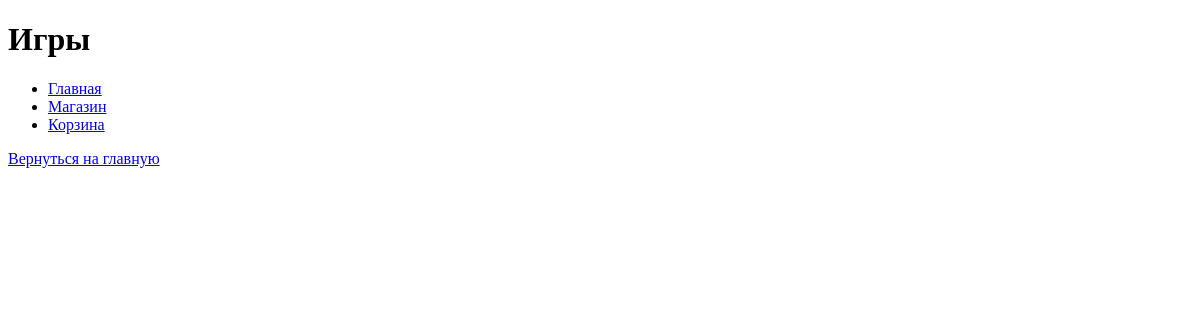
The page /games/ on the database as committed earlier.
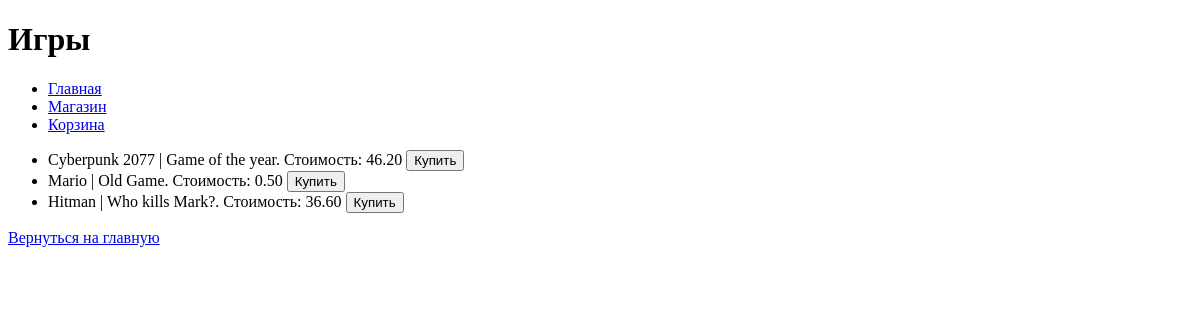
The same page on the database as committed later.
### task1/models.py (models this page shows, shortened)
class Game(models.Model):
    title = models.CharField(max_length=200)
    cost = models.DecimalField(max_digits=10, decimal_places=2)
    size = models.DecimalField(max_digits=10, decimal_places=2)
    description = models.TextField()
    age_limited = models.BooleanField(default=False)
    buyers = models.ManyToManyField(Buyer)

### task1/views.py (the view)
# urls.py: path('games/', views.shop_page, name='shop_page'),
def shop_page(request):
    games = Game.objects.all()
    return render(request, 'fourth_task/games.html', {'games': games})

### templates/fourth_task/games.html
{% extends 'fourth_task/menu.html' %}
{% block pagename %}
Игры
{% endblock %}
{% block content %}
<ul>
    {% for game in games %}
    <li>{{ game.title }} | {{ game.description }}. Стоимость: {{ game.cost }} <button>Купить</button></li>
    {% endfor %}
</ul>
<a href="{% url 'main_page' %}">Вернуться на главную</a>
{% endblock %}

### templates/fourth_task/menu.html (shortened to what this page needs)
<!DOCTYPE html>
<html lang="en">
<head>
</head>
<body>
    <h1>{% block pagename %}{% endblock %}</h1>
    <ul>
        {% block menu %}
        <li><a href="{% url 'main_page' %}">Главная</a></li>
        <li><a href="{% url 'shop_page' %}">Магазин</a></li>
        <li><a href="{% url 'cart_page' %}">Корзина</a></li>
        {% endblock %}
    </ul>
    <div>
        {% block content %}{% endblock %}
    </div>
</body>
</html>

Rows that differ between the two databases and show on the page:
added Game: title "Cyberpunk 2077", description "Game of the year", cost "46.20"
added Game: title "Mario", description "Old Game", cost "0.50"
added Game: title "Hitman", description "Who kills Mark?", cost "36.60"
